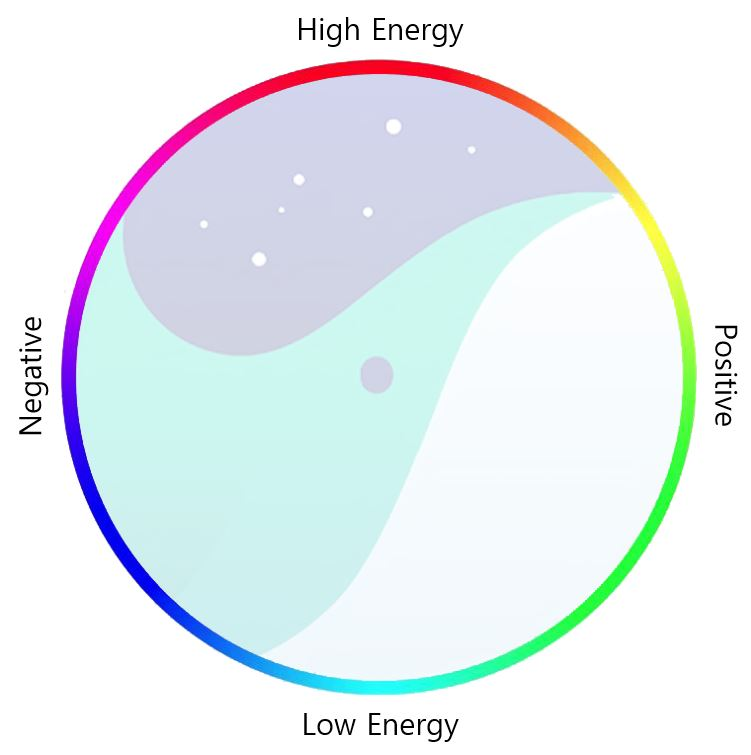
#> input picture img/whale.JPG, 751 x 755 px, found by its file name; the run also reads 2 pictures not shown here
$ python gui.py
#> lines starting #> are read from the running program, lines starting #| are printed output that depends on the picture
"""
※main함수에서 사용법
from gui import gui_main,brain_typo,del_typo 함수를 추가한다
이미지 파일 경로(대략 58~62줄)은 자신의 폴더에 맞게 수정바람,폰트(394줄)도 프로젝트 경로에 추가해주세요!
gui_main((mode좌표),(emotion좌표),mood값,energy값)    ex)gui_main((50,50),(-30,-70),-60,30)
brain_typo('문장',hue값,투명도,(문장위치좌표),폰트크기) ex)brain_typo('반가워',70,100,(70,-30),40)
-->투명도는 0(투명)~100(불투명)사이의값
-->단어위치좌표 원점(0,0) max는(100,100), min는(-100,-100)임
-->글자 폰트 크기는 30~50정도가 적당한 사이즈 딱히 범위 제한은 없음 필요한 사이즈로 조절하시길
del_typo('문장') 입력했던 문장중에 지우고 싶은 문장 지우는 함수   ex)del_typo('반가워')
"""
from math import atan2
from numpy import double
from typing import NamedTuple
from PIL import ImageFont,ImageDraw,Image
import numpy as np
import cv2 as cv

PI = 3.14
#scalar 색 정의(b,g,r)
black = (0,0,0)
red = (0,0,255)
green = (0,180,0)
blue = (255,0,0)
white = (255,255,255)
yellow = (0,255,255)
cyan = (255,255,0)
magenta = (255,0,255)
gray = (150,150,150)
purple = (255,0,127)

class Point(NamedTuple):
    x: int
    y: int

class hsv(NamedTuple):
    h: double = 0.0
    s: double = 0.0
    v: double = 0.0

class rgb(NamedTuple):
    r: double = 0.0
    g: double = 0.0
    b: double = 0.0

class EWords(NamedTuple):
    p: Point
    text: str

class brain_data(NamedTuple):
    img: np.array
    word: str
    hue: float
    transparency: int
    point: Point
    font_scale: int

color_img = cv.imread(r"C:\Users\USER\PycharmProjects\Gui\img\whale.jpg", cv.IMREAD_COLOR) #원형색상그래프 이미지 불러오기
#> color_img is the input picture: shape (755, 751, 3); mean B, G, R 241.6, 238, 230.2
stick_img = cv.imread(r"C:\Users\USER\PycharmProjects\Gui\img\stick.jpg", cv.IMREAD_COLOR) #막대그래프 이미지 불러오기
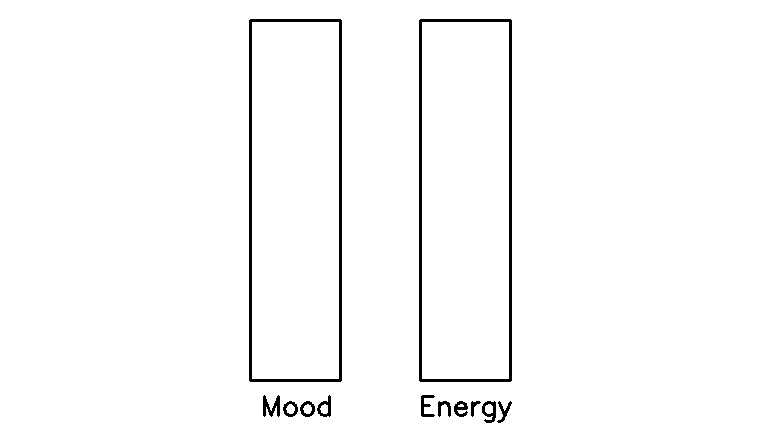
#> input picture img/stick.jpg, 760 x 440 px, found by its file name
#> stick_img is the input picture: shape (440, 760, 3); min 0, max 255, mean 249.9
emotion_grid = cv.imread(r"C:\Users\USER\PycharmProjects\Gui\img\emotion_grid.jpg", cv.IMREAD_COLOR)   #emotion_grid 이미지 불러오기
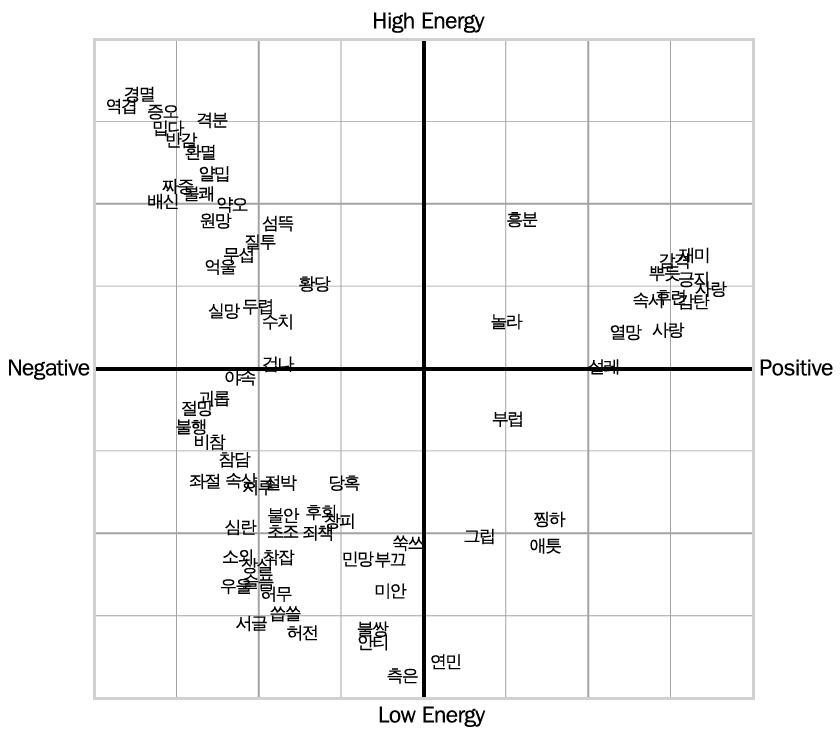
#> input picture img/emotion_grid.jpg, 840 x 737 px, found by its file name
#> emotion_grid is the input picture: shape (737, 840, 3); min 0, max 255, mean 245.1
black_bg = cv.imread(r"C:\Users\USER\PycharmProjects\Gui\img\black_bg.jpg", cv.IMREAD_COLOR)   #검정배경 불러오기
white_bg = cv.imread(r"C:\Users\USER\PycharmProjects\Gui\img\white_bg.jpg", cv.IMREAD_COLOR)   #하얀배경 불러오기

index = 0
pre_text = []
pre_data = []

# [80 lines left out: functions gui_main, brain_typo, print_typo, del_typo, percent, not called in this run]

#좌표값->각도로 변환하는 함수
def xy2deg(x,y):
    degree = float(atan2(x,y) * 180 / PI)
    return degree

#좌표각도->hue값으로 변환해주는 함수
# [293 lines left out: functions deg2hue, hsv2rgb, rgb2hsv, color_line_chart, stick_chart, draw_rect and 7 more, not called in this run]
